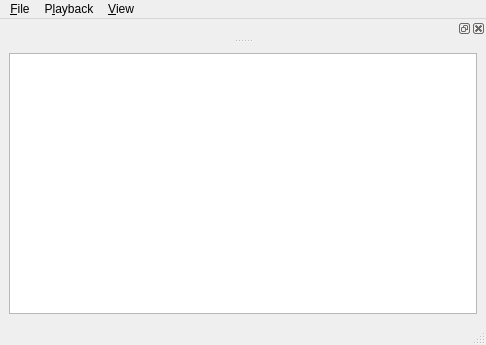
<?xml version="1.0" encoding="UTF-8"?>
<ui version="4.0">
 <class>MainWindow</class>
 <widget class="QMainWindow" name="MainWindow">
  <property name="geometry">
   <rect>
    <x>0</x>
    <y>0</y>
    <width>486</width>
    <height>345</height>
   </rect>
  </property>
  <property name="windowTitle">
   <string>MainWindow</string>
  </property>
  <widget class="QWidget" name="centralwidget">
   <layout class="QVBoxLayout" name="verticalLayout">
    <item>
     <widget class="QPlainTextEdit" name="editor"/>
    </item>
   </layout>
  </widget>
  <widget class="QMenuBar" name="menubar">
   <property name="geometry">
    <rect>
     <x>0</x>
     <y>0</y>
     <width>486</width>
     <height>25</height>
    </rect>
   </property>
   <widget class="QMenu" name="menuPlayback">
    <property name="title">
     <string>&amp;View</string>
    </property>
    <addaction name="actionShowPlayer"/>
    <addaction name="actionSetEditorFont"/>
   </widget>
   <widget class="QMenu" name="menuFile">
    <property name="title">
     <string>&amp;File</string>
    </property>
    <addaction name="actionOpenAudio"/>
   </widget>
   <widget class="QMenu" name="menu_Playback">
    <property name="title">
     <string>P&amp;layback</string>
    </property>
    <addaction name="actionPlayPause"/>
    <addaction name="actionFastForward"/>
    <addaction name="actionRewind"/>
    <addaction name="actionPointA"/>
    <addaction name="actionPointB"/>
   </widget>
   <addaction name="menuFile"/>
   <addaction name="menu_Playback"/>
   <addaction name="menuPlayback"/>
  </widget>
  <widget class="QStatusBar" name="statusbar"/>
  <widget class="QDockWidget" name="playerDock">
   <attribute name="dockWidgetArea">
    <number>4</number>
   </attribute>
  </widget>
  <action name="actionShowPlayer">
   <property name="checkable">
    <bool>true</bool>
   </property>
   <property name="text">
    <string>Show &amp;Player</string>
   </property>
  </action>
  <action name="actionOpenAudio">
   <property name="text">
    <string>Open &amp;Audio</string>
   </property>
  </action>
  <action name="actionSetEditorFont">
   <property name="text">
    <string>Set Editor &amp;Font</string>
   </property>
  </action>
  <action name="actionPlayPause">
   <property name="text">
    <string>&amp;Play/Pause</string>
   </property>
   <property name="shortcut">
    <string>Ctrl+P</string>
   </property>
  </action>
  <action name="actionFastForward">
   <property name="text">
    <string>&amp;Fast Forward</string>
   </property>
   <property name="shortcut">
    <string>Ctrl+F</string>
   </property>
  </action>
  <action name="actionRewind">
   <property name="text">
    <string>&amp;Rewind</string>
   </property>
   <property name="shortcut">
    <string>Ctrl+B</string>
   </property>
  </action>
  <action name="actionPointA">
   <property name="text">
    <string>Point&amp;A</string>
   </property>
   <property name="shortcut">
    <string>Ctrl+1</string>
   </property>
  </action>
  <action name="actionPointB">
   <property name="text">
    <string>Point&amp;B</string>
   </property>
   <property name="shortcut">
    <string>Ctrl+2</string>
   </property>
  </action>
 </widget>
 <resources/>
 <connections/>
</ui>
